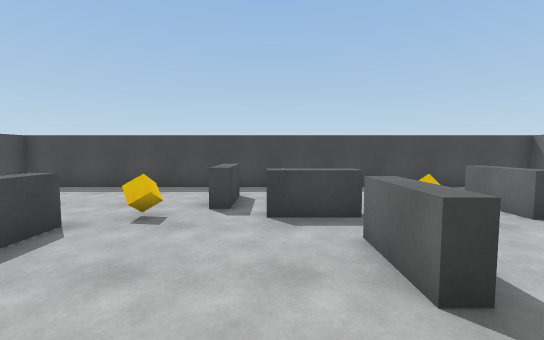
view 1 (above)

14 first-person views from a walk through a Unity game level. The camera is 1.4 m above the floor, tilts 4° down and sees 90° across. The floor is counted in squares, 1 m on a side. Each view is taken from the middle of a square. On the plan, view 1 faces up. The plan holds only what a view shows up to about 13 squares ahead; the rest is blank. The player character is not drawn.

view 2
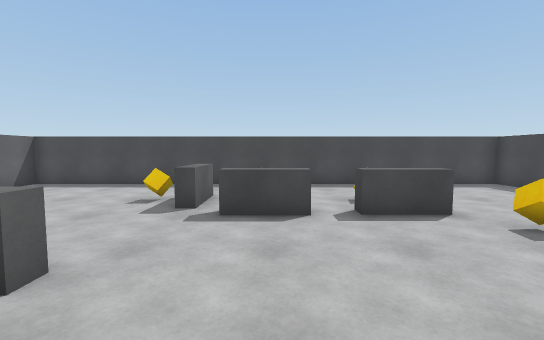

view 3
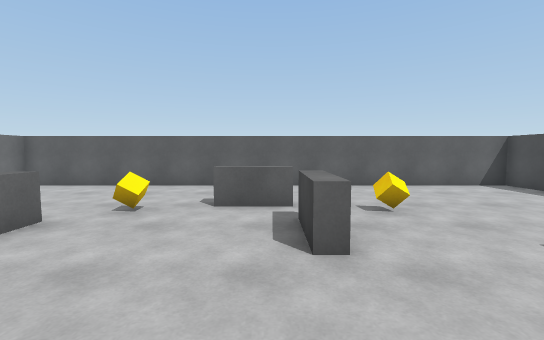

view 4
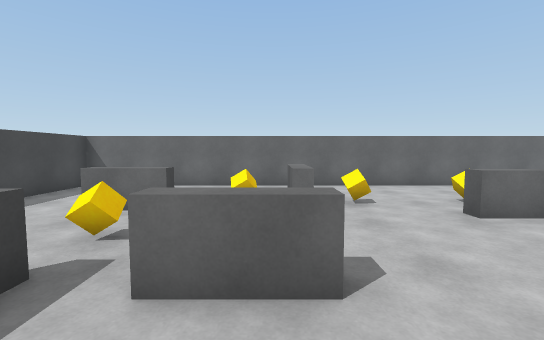

view 5
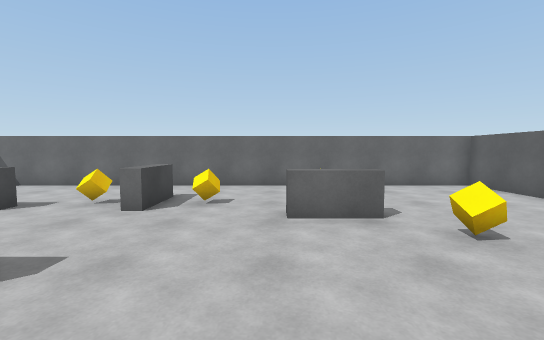

view 6
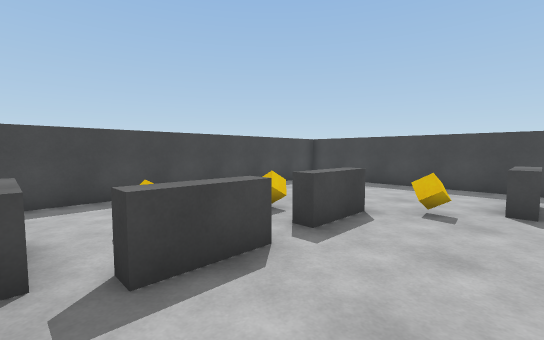

view 7
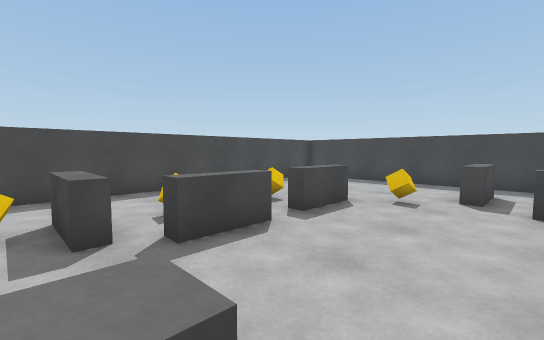

view 8
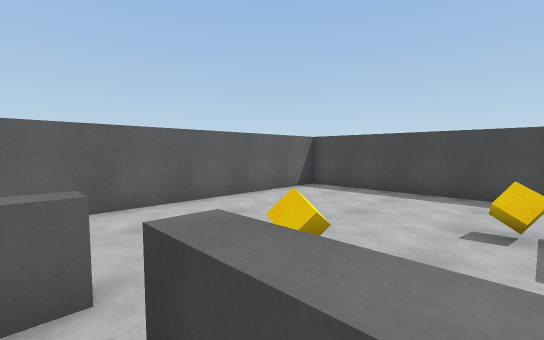

view 9
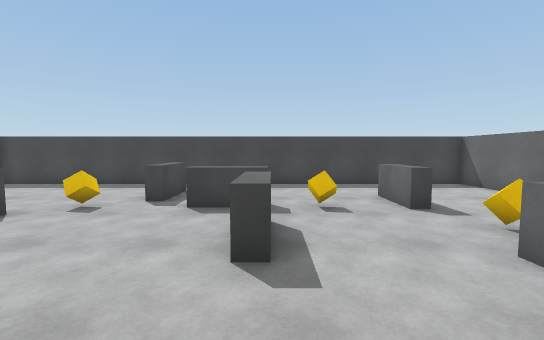

view 10
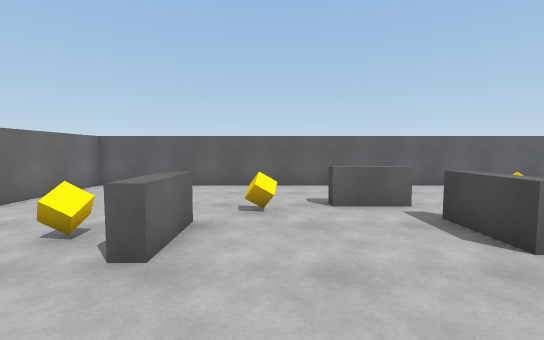

view 11
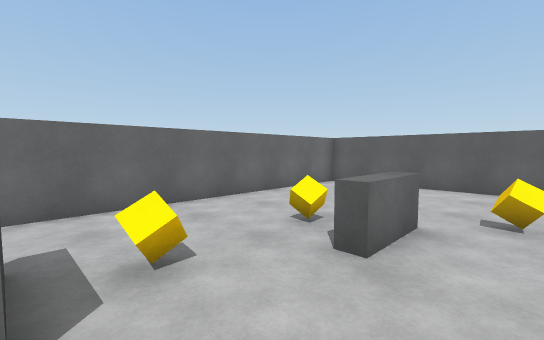

view 12
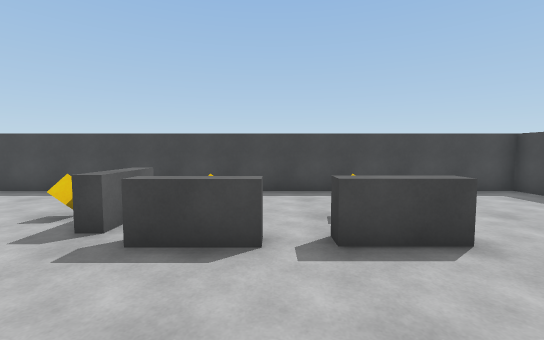

view 13
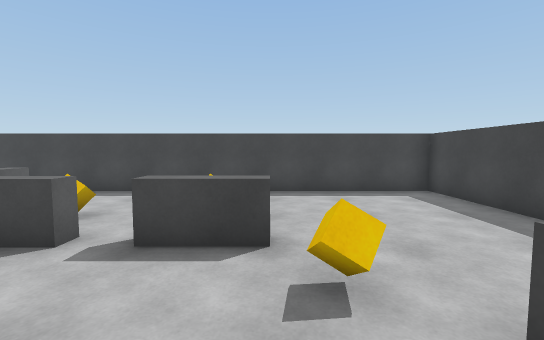

view 14
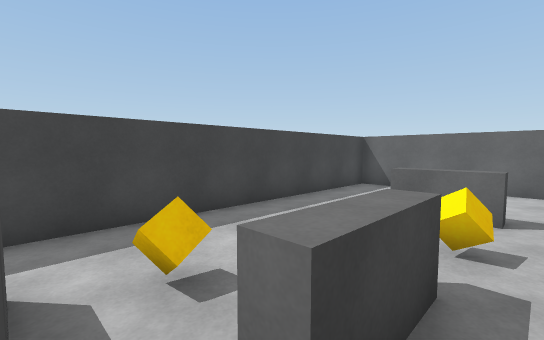

### Floor plan
Key: @ floor where view 1 was taken; # wall or solid block; x gap in a wall; . floor; = window, fence, low wall or low ledge; ^ raised ledge; C cube.
Columns run from 10 left of view 1 to 10 right of it. Each row starts with its distance up from view 1.
 11 #####################
 10 #...................#
  9 #...................#
  8 #........^C.........#
  7 #........^.....=^...#
  6 #......C..^^^C.=^...#
  5 #.....^.............#
  4 #...C.^.....^...C...#
  3 #.....^.....^.......#
  2 #.....x........=^^..#
  1 #...C.=.........C...#
  0 #.....=...@.........#
 -1 #...^^.........=....#
 -2 #...C....^.....^C...#
 -3 #........^.....^....#
 -4 #......C.....C......#
 -5 #.........^^........#
 -6 #......... .........#
 -7 #......... .........#
 -8 #......... .........#
 -9 #####################

Positions as (right, up) in squares from view 1, and headings:
1: (0, 0), facing up
2: (2, 1), facing left
3: (0, 2), facing down
4: (-1, 3), facing right
5: (-1, -1), facing right
6: (-1, -1), facing up-left
7: (0, -2), facing up-left
8: (0, -2), facing down-left
9: (2, -1), facing up
10: (3, 2), facing down
11: (3, 2), facing down-right
12: (0, 2), facing left
13: (0, 5), facing left
14: (-1, 5), facing up-right
